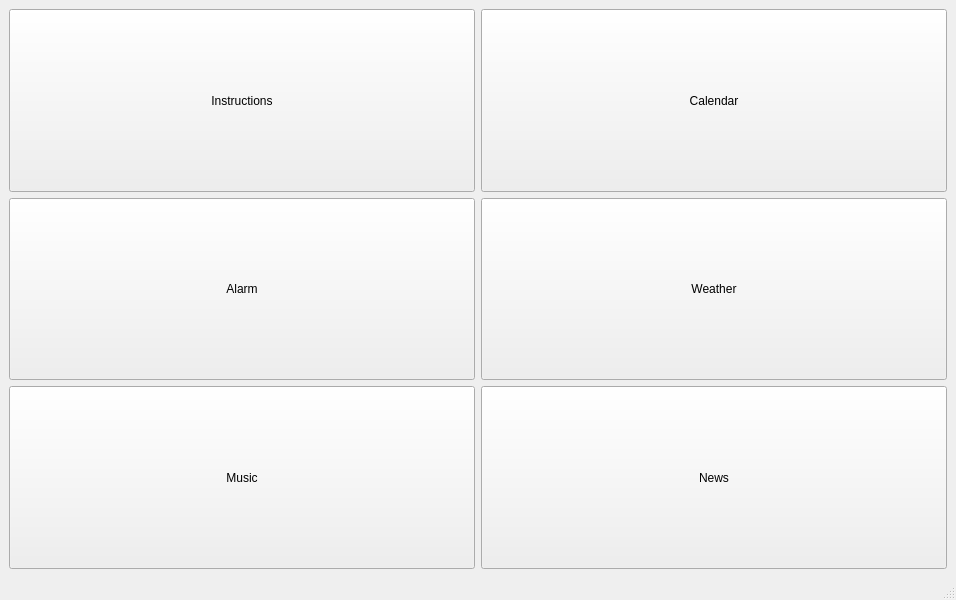
<?xml version="1.0" encoding="UTF-8"?>
<ui version="4.0">
 <class>SANDA</class>
 <widget class="QMainWindow" name="SANDA">
  <property name="geometry">
   <rect>
    <x>0</x>
    <y>0</y>
    <width>956</width>
    <height>600</height>
   </rect>
  </property>
  <property name="windowTitle">
   <string>SANDA</string>
  </property>
  <widget class="QWidget" name="centralwidget">
   <layout class="QHBoxLayout" name="horizontalLayout">
    <item>
     <layout class="QGridLayout" name="gridLayout">
      <item row="0" column="1">
       <widget class="QPushButton" name="pushButton_2">
        <property name="sizePolicy">
         <sizepolicy hsizetype="Preferred" vsizetype="Preferred">
          <horstretch>0</horstretch>
          <verstretch>0</verstretch>
         </sizepolicy>
        </property>
        <property name="text">
         <string>Calendar</string>
        </property>
       </widget>
      </item>
      <item row="2" column="0">
       <widget class="QPushButton" name="pushButton">
        <property name="sizePolicy">
         <sizepolicy hsizetype="Preferred" vsizetype="Preferred">
          <horstretch>0</horstretch>
          <verstretch>0</verstretch>
         </sizepolicy>
        </property>
        <property name="text">
         <string>Alarm</string>
        </property>
       </widget>
      </item>
      <item row="5" column="0">
       <widget class="QPushButton" name="pushButton_4">
        <property name="sizePolicy">
         <sizepolicy hsizetype="Preferred" vsizetype="Preferred">
          <horstretch>0</horstretch>
          <verstretch>0</verstretch>
         </sizepolicy>
        </property>
        <property name="text">
         <string>Music</string>
        </property>
       </widget>
      </item>
      <item row="0" column="0">
       <widget class="QPushButton" name="pushButton_6">
        <property name="sizePolicy">
         <sizepolicy hsizetype="Preferred" vsizetype="Preferred">
          <horstretch>0</horstretch>
          <verstretch>0</verstretch>
         </sizepolicy>
        </property>
        <property name="text">
         <string>Instructions</string>
        </property>
       </widget>
      </item>
      <item row="2" column="1">
       <widget class="QPushButton" name="pushButton_3">
        <property name="sizePolicy">
         <sizepolicy hsizetype="Preferred" vsizetype="Preferred">
          <horstretch>0</horstretch>
          <verstretch>0</verstretch>
         </sizepolicy>
        </property>
        <property name="text">
         <string>Weather</string>
        </property>
       </widget>
      </item>
      <item row="5" column="1">
       <widget class="QPushButton" name="pushButton_5">
        <property name="sizePolicy">
         <sizepolicy hsizetype="Preferred" vsizetype="Preferred">
          <horstretch>0</horstretch>
          <verstretch>0</verstretch>
         </sizepolicy>
        </property>
        <property name="text">
         <string>News</string>
        </property>
       </widget>
      </item>
     </layout>
    </item>
   </layout>
  </widget>
  <widget class="QMenuBar" name="menubar">
   <property name="geometry">
    <rect>
     <x>0</x>
     <y>0</y>
     <width>956</width>
     <height>25</height>
    </rect>
   </property>
  </widget>
  <widget class="QStatusBar" name="statusbar"/>
 </widget>
 <tabstops>
  <tabstop>pushButton_6</tabstop>
  <tabstop>pushButton</tabstop>
  <tabstop>pushButton_4</tabstop>
  <tabstop>pushButton_2</tabstop>
  <tabstop>pushButton_3</tabstop>
  <tabstop>pushButton_5</tabstop>
 </tabstops>
 <resources/>
 <connections/>
</ui>
